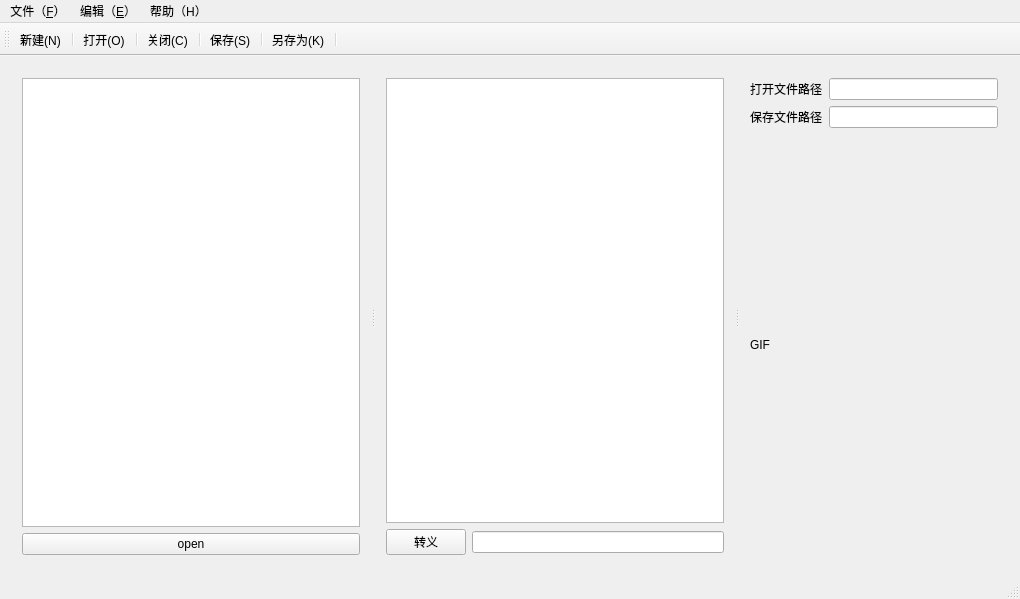
<?xml version="1.0" encoding="UTF-8"?>
<ui version="4.0">
 <class>MainWindow</class>
 <widget class="QMainWindow" name="MainWindow">
  <property name="geometry">
   <rect>
    <x>0</x>
    <y>0</y>
    <width>1020</width>
    <height>599</height>
   </rect>
  </property>
  <property name="sizePolicy">
   <sizepolicy hsizetype="Expanding" vsizetype="Expanding">
    <horstretch>0</horstretch>
    <verstretch>0</verstretch>
   </sizepolicy>
  </property>
  <property name="acceptDrops">
   <bool>false</bool>
  </property>
  <property name="windowTitle">
   <string>笔记本</string>
  </property>
  <widget class="QWidget" name="centralWidget">
   <property name="enabled">
    <bool>true</bool>
   </property>
   <layout class="QGridLayout" name="gridLayout">
    <item row="0" column="0">
     <widget class="QSplitter" name="splitter">
      <property name="orientation">
       <enum>Qt::Horizontal</enum>
      </property>
      <widget class="QWidget" name="layoutWidget">
       <layout class="QVBoxLayout" name="verticalLayout">
        <item>
         <widget class="QTextEdit" name="textEdit"/>
        </item>
        <item>
         <widget class="QPushButton" name="pushButton_open">
          <property name="text">
           <string>open</string>
          </property>
         </widget>
        </item>
       </layout>
      </widget>
      <widget class="QWidget" name="layoutWidget">
       <layout class="QVBoxLayout" name="verticalLayout_2">
        <item>
         <widget class="QTextEdit" name="textEdit_1"/>
        </item>
        <item>
         <layout class="QHBoxLayout" name="horizontalLayout">
          <item>
           <widget class="QPushButton" name="pushButton_tansform">
            <property name="text">
             <string>转义</string>
            </property>
           </widget>
          </item>
          <item>
           <widget class="QLineEdit" name="lineEdit"/>
          </item>
         </layout>
        </item>
       </layout>
      </widget>
      <widget class="QWidget" name="">
       <layout class="QVBoxLayout" name="verticalLayout_3">
        <item>
         <layout class="QHBoxLayout" name="horizontalLayout_3">
          <item>
           <widget class="QLabel" name="label">
            <property name="text">
             <string>打开文件路径</string>
            </property>
           </widget>
          </item>
          <item>
           <widget class="QLineEdit" name="lineEdit_2"/>
          </item>
         </layout>
        </item>
        <item>
         <layout class="QHBoxLayout" name="horizontalLayout_2">
          <item>
           <widget class="QLabel" name="label2">
            <property name="text">
             <string>保存文件路径</string>
            </property>
           </widget>
          </item>
          <item>
           <widget class="QLineEdit" name="lineEdit_3"/>
          </item>
         </layout>
        </item>
        <item>
         <widget class="QLabel" name="labelGif">
          <property name="text">
           <string>GIF</string>
          </property>
         </widget>
        </item>
       </layout>
      </widget>
     </widget>
    </item>
   </layout>
  </widget>
  <widget class="QMenuBar" name="menuBar">
   <property name="geometry">
    <rect>
     <x>0</x>
     <y>0</y>
     <width>1020</width>
     <height>26</height>
    </rect>
   </property>
   <widget class="QMenu" name="menu_F">
    <property name="title">
     <string>文件（&amp;F）</string>
    </property>
    <addaction name="actionZin"/>
    <addaction name="actionOpen"/>
    <addaction name="actionClose_C"/>
    <addaction name="actionSave_S"/>
    <addaction name="actionSave_as_L"/>
    <addaction name="actionExit_X"/>
   </widget>
   <widget class="QMenu" name="menu_E">
    <property name="title">
     <string>编辑（&amp;E）</string>
    </property>
    <addaction name="actionUndo"/>
    <addaction name="action_X"/>
    <addaction name="action_C"/>
    <addaction name="action_V"/>
    <addaction name="action_F"/>
   </widget>
   <widget class="QMenu" name="menu_H">
    <property name="title">
     <string>帮助（H）</string>
    </property>
    <addaction name="action"/>
   </widget>
   <addaction name="menu_F"/>
   <addaction name="menu_E"/>
   <addaction name="menu_H"/>
  </widget>
  <widget class="QStatusBar" name="statusBar"/>
  <widget class="QToolBar" name="toolBar">
   <property name="windowTitle">
    <string>toolBar</string>
   </property>
   <property name="statusTip">
    <string>新建</string>
   </property>
   <attribute name="toolBarArea">
    <enum>TopToolBarArea</enum>
   </attribute>
   <attribute name="toolBarBreak">
    <bool>false</bool>
   </attribute>
   <addaction name="actionZin"/>
   <addaction name="separator"/>
   <addaction name="actionOpen"/>
   <addaction name="separator"/>
   <addaction name="actionClose_C"/>
   <addaction name="separator"/>
   <addaction name="actionSave_S"/>
   <addaction name="separator"/>
   <addaction name="actionSave_as_L"/>
   <addaction name="separator"/>
  </widget>
  <action name="actionZin">
   <property name="icon">
    <iconset resource="myResources.qrc">
     <normaloff>:/myImages/image/new.jpg</normaloff>:/myImages/image/new.jpg</iconset>
   </property>
   <property name="text">
    <string>新建(N)</string>
   </property>
   <property name="toolTip">
    <string>新建(N)</string>
   </property>
   <property name="shortcut">
    <string>Ctrl+N</string>
   </property>
  </action>
  <action name="actionOpen">
   <property name="icon">
    <iconset resource="myResources.qrc">
     <normaloff>:/myImages/image/open_file.jpg</normaloff>:/myImages/image/open_file.jpg</iconset>
   </property>
   <property name="text">
    <string>打开(&amp;O)</string>
   </property>
   <property name="statusTip">
    <string>打开</string>
   </property>
  </action>
  <action name="actionClose_C">
   <property name="icon">
    <iconset resource="myResources.qrc">
     <normaloff>:/myImages/image/colse.jpg</normaloff>:/myImages/image/colse.jpg</iconset>
   </property>
   <property name="text">
    <string>关闭(&amp;C)</string>
   </property>
   <property name="statusTip">
    <string>关闭</string>
   </property>
  </action>
  <action name="actionSave_S">
   <property name="icon">
    <iconset resource="myResources.qrc">
     <normaloff>:/myImages/image/save.jpg</normaloff>:/myImages/image/save.jpg</iconset>
   </property>
   <property name="text">
    <string>保存(&amp;S)</string>
   </property>
   <property name="statusTip">
    <string>存为</string>
   </property>
  </action>
  <action name="actionSave_as_L">
   <property name="icon">
    <iconset resource="myResources.qrc">
     <normaloff>:/myImages/image/save_.jpg</normaloff>:/myImages/image/save_.jpg</iconset>
   </property>
   <property name="text">
    <string>另存为(&amp;K)</string>
   </property>
   <property name="statusTip">
    <string>另存为</string>
   </property>
  </action>
  <action name="actionExit_X">
   <property name="text">
    <string>退出(&amp;X)</string>
   </property>
  </action>
  <action name="actionUndo">
   <property name="text">
    <string>撤销(&amp;Z)</string>
   </property>
  </action>
  <action name="action_X">
   <property name="text">
    <string>剪切(&amp;X)</string>
   </property>
  </action>
  <action name="action_C">
   <property name="text">
    <string>复制(&amp;C)</string>
   </property>
  </action>
  <action name="action_V">
   <property name="text">
    <string>粘贴(&amp;V)</string>
   </property>
  </action>
  <action name="action_F">
   <property name="text">
    <string>查找(&amp;F)</string>
   </property>
  </action>
  <action name="action">
   <property name="text">
    <string>版本说明</string>
   </property>
  </action>
 </widget>
 <layoutdefault spacing="6" margin="11"/>
 <resources>
  <include location="myResources.qrc"/>
 </resources>
 <connections/>
</ui>
